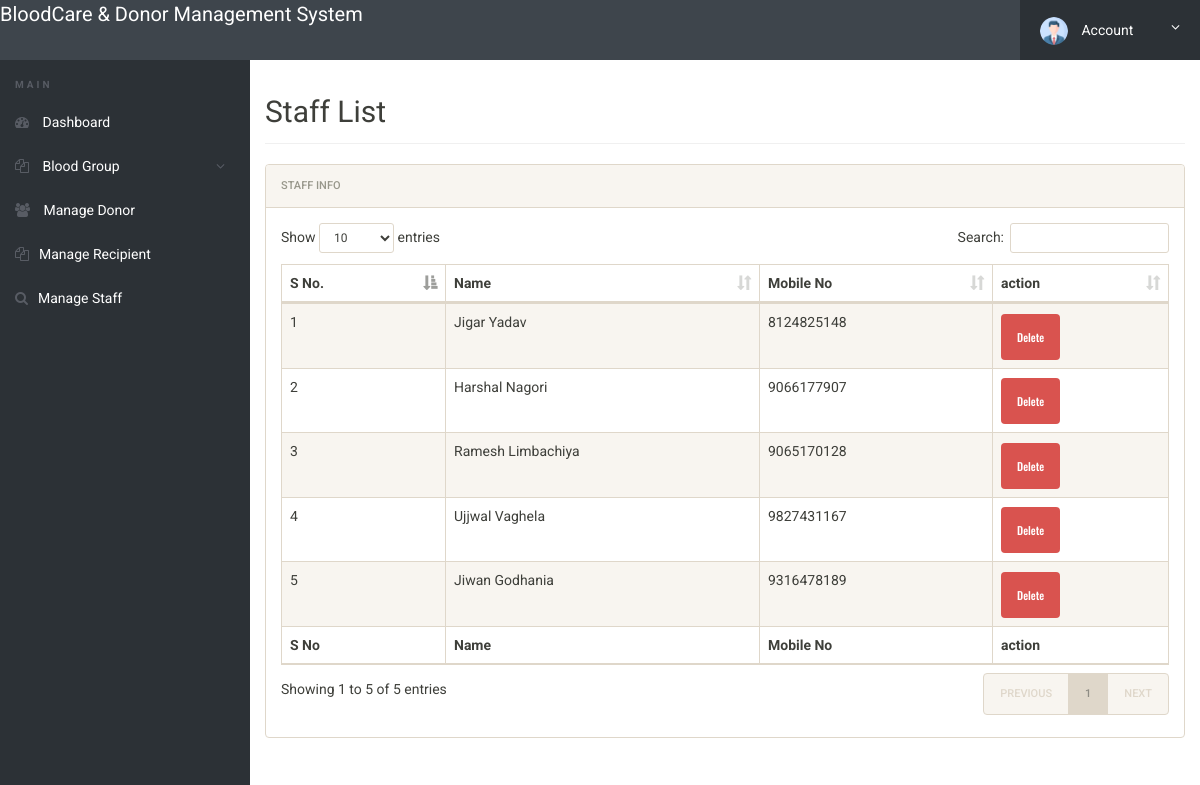
Page /admin/managestaff.php (signed in) on the committed database.
### tables this page shows
CREATE TABLE `staff` (
  `id` int(11) NOT NULL,
  `name` varchar(100) NOT NULL,
  `MobileNumber` bigint(10) NOT NULL
);

### admin/managestaff.php (the view, shortened to what this page needs)
<?php
include('includes/config.php');
if (strlen($_SESSION['alogin']) == 0) {
    header('location:index.php');
} else {
?>
    <!doctype html>
    <html lang="en" class="no-js">
    <head>
        <link rel="stylesheet" href="css/font-awesome.min.css">
        <link rel="stylesheet" href="css/bootstrap.min.css">
        <link rel="stylesheet" href="css/dataTables.bootstrap.min.css">
        <link rel="stylesheet" href="css/bootstrap-social.css">
        <link rel="stylesheet" href="css/bootstrap-select.css">
        <link rel="stylesheet" href="css/fileinput.min.css">
        <link rel="stylesheet" href="css/awesome-bootstrap-checkbox.css">
        <link rel="stylesheet" href="css/style.css">
    </head>
    <body>
        <?php include('includes/header.php'); ?>
        <div class="ts-main-content">
            <?php include('includes/leftbar.php'); ?>
            <div class="content-wrapper">
                <div class="container-fluid">
                    <div class="row">
                        <div class="col-md-12">
                            <h2 class="page-title">Staff List </h2>
                            <div class="panel panel-default">
                                <div class="panel-heading">Staff Info</div>
                                <div class="panel-body">
                                    <table id="zctb" class="display table table-striped table-bordered table-hover" cellspacing="0" width="100%">
                                        <thead>
                                            <tr>
                                                <th>S No.</th>
                                                <th>Name</th>
                                                <th>Mobile No</th>
                                                <th>action </th>
                                            </tr>
                                        </thead>
                                        <tfoot>
                                            <tr>
                                                <th>S No</th>
                                                <th>Name</th>
                                                <th>Mobile No</th>
                                                <th>action </th>
                                            </tr>
                                        </tfoot>
                                        <tbody>
                                            <?php $sql = "SELECT * from  staff ";
                                            $result = mysqli_query($conn, $sql);
                                            $cnt = 1;
                                            if (mysqli_num_rows($result) > 0) {
                                                while ($row = mysqli_fetch_assoc($result)) {
                                            ?>
                                                    <tr>
                                                        <td><?php echo htmlentities($cnt); ?></td>
                                                        <td><?php echo htmlentities($row['name']); ?></td>
                                                        <td><?php echo htmlentities($row['MobileNumber']); ?></td>
                                                        <td>
                                                            <a href="managestaff.php?del=<?php echo htmlentities($row['id']); ?>" onclick="return confirm('Do you really want to delete this record')" class="btn btn-danger" style="margin-top:1%;">Delete</a>
                                                        </td>
                                                    </tr>
                                            <?php
                                                    $cnt = $cnt + 1;
                                                }
                                            }
                                            ?>
                                        </tbody>
                                    </table>
                                </div>
                            </div>
                        </div>
                    </div>
                </div>
            </div>
        </div>
    </body>
    </html>
<?php } ?>

### admin/css/style.css (style rules this page uses)
html { font-size: 14px; }
@media only screen and (min-width: 480px) { html { font-size: 17px; } }
@media only screen and (min-width: 768px) { html { font-size: 14px; } }
body { font-size: 1em; }
a { color: #37a6c4; }
.btn { font-family: 'Oswald', sans-serif; }
.panel { overflow: hidden; }
.btn { text-transform: none; }
.page-title { padding-bottom: 15px; margin-bottom: 20px; border-bottom: 1px solid #f0f0f0; }
.ts-main-content .content-wrapper { padding-top: 15px; margin-top: 60px; }
@media only screen and (min-width: 992px) { .ts-main-content .content-wrapper { margin-left: 250px; } }

### rows in the picture
staff: name "Jigar Yadav", MobileNumber "8124825148"
staff: name "Harshal Nagori", MobileNumber "9066177907"
staff: name "Ramesh Limbachiya", MobileNumber "9065170128"
staff: name "Ujjwal Vaghela", MobileNumber "9827431167"
staff: name "Jiwan Godhania", MobileNumber "9316478189"
